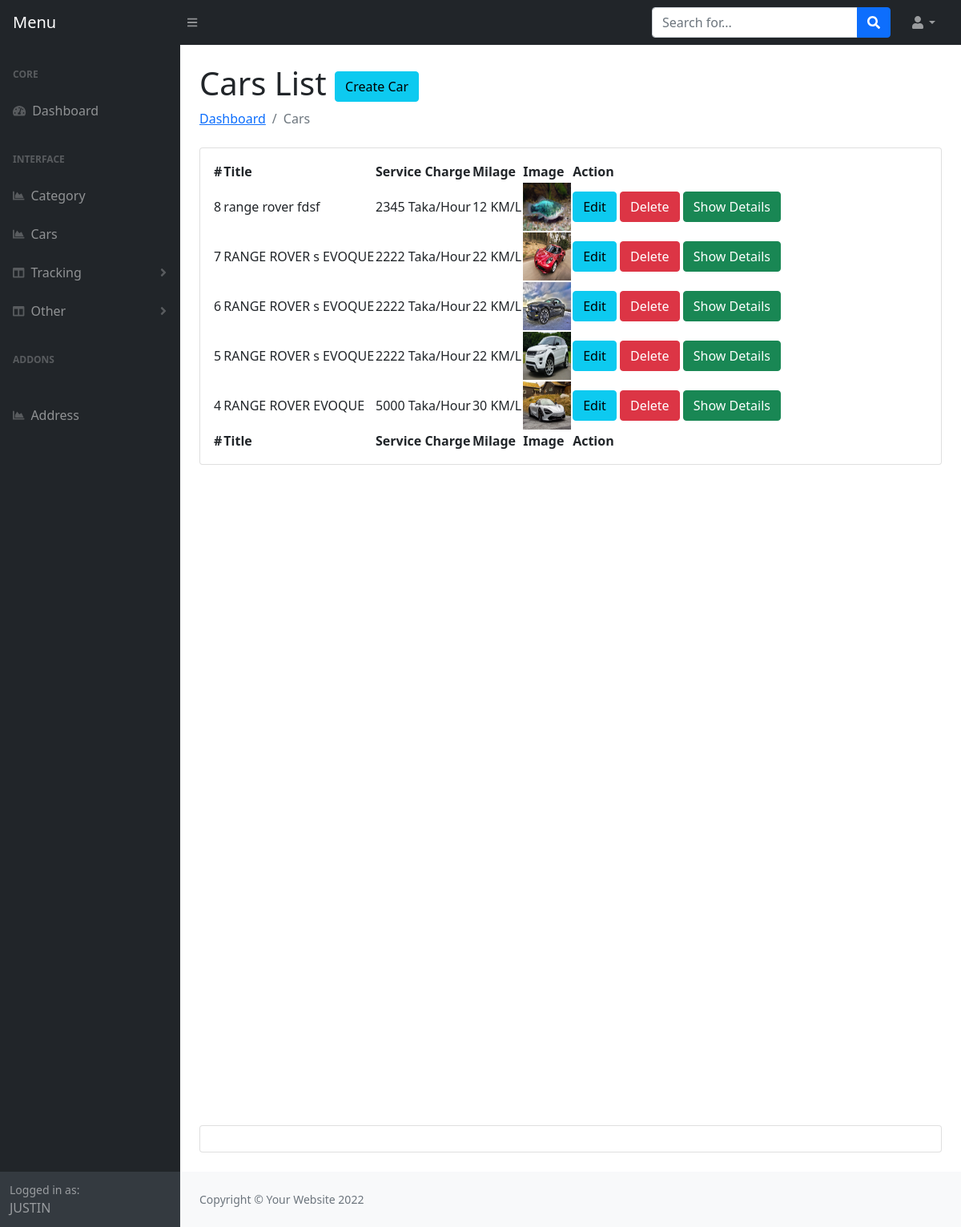
Screenshot of /admin/cars.php (signed in) with the database file from the repository.
### tables this page shows
CREATE TABLE `cars` (
  `id` int(11) NOT NULL,
  `cat_id` int(11) NOT NULL,
  `name` varchar(200) NOT NULL,
  `model` varchar(200) NOT NULL,
  `mileage` varchar(200) NOT NULL,
  `seats` int(11) NOT NULL,
  `fuel` varchar(200) NOT NULL,
  `service_charge` varchar(200) NOT NULL,
  `driver_food_charge` varchar(200) NOT NULL,
  `description` text NOT NULL,
  `image` varchar(155) NOT NULL,
  `transmission` varchar(155) NOT NULL DEFAULT 'Manual',
  `airconditions` tinytext NOT NULL,
  `child_seat` tinytext NOT NULL,
  `gps` tinyint(4) NOT NULL,
  `luggage` tinytext NOT NULL,
  `music` tinytext NOT NULL,
  `seat_belt` tinyint(4) NOT NULL,
  `sleeping_bed` tinyint(4) NOT NULL,
  `water` tinyint(4) NOT NULL,
  `bluetooth` tinyint(4) NOT NULL,
  `onboard_computer` tinyint(4) NOT NULL,
  `audio_input` tinyint(4) NOT NULL,
  `long_term_trips` tinyint(4) NOT NULL,
  `car_kit` tinyint(4) NOT NULL,
  `remote_central_locking` tinyint(4) NOT NULL,
  `climate_control` tinyint(4) NOT NULL,
  `flag` tinyint(4) NOT NULL,
  `created_at` timestamp NOT NULL DEFAULT current_timestamp()
);

### admin/cars.php (the view, shortened to what this page needs)
<?php include 'header.php'; ?>
                <main>
                    <div class="container-fluid px-4">
                        <h1 class="mt-4">Cars List <a class="btn btn-info" href="createcar.php">Create Car</a></h1>
                        <ol class="breadcrumb mb-4">
                            <li class="breadcrumb-item"><a href="index.php">Dashboard</a></li>
                            <li class="breadcrumb-item active">Cars</li>
                        </ol>
                        <div class="card mb-4">
                            <div class="card-body">
                                    <table id="datatablesSimple">
                                    <thead>
                                        <tr>
                                            <th>#</th>
                                            <th>Title</th>
                                            <th>Service Charge</th>
                                            <th>Milage</th>
                                            <th>Image</th>
                                            <th>Action</th>
                                        </tr>
                                    </thead>
                                    <tfoot>
                                        <tr>
                                            <th>#</th>
                                            <th>Title</th>
                                            <th>Service Charge</th>
                                            <th>Milage</th>
                                            <th>Image</th>
                                            <th>Action</th>
                                        </tr>
                                    </tfoot>
                                    <tbody>
                                        <?php
                                                 $query = "SELECT * FROM cars where flag=0 Order By id desc";
                                                 $result = $con->query($query);
                                                 if ($result->num_rows > 0) {
                                                     foreach ($result as $key => $value) {
                                        ?>
                                        <tr>
                                            <td><?php echo $value['id']; ?></td>
                                            <td><?php echo $value['name']." ".$value['model'] ?></td>
                                            <td><?php echo $value['service_charge']; ?> Taka/Hour</td>
                                            <td><?php echo $value['mileage']; ?> KM/L</td>
                                            <td><img style="height:60px;width: 60px;" src="../<?php echo $value['image']; ?>"></td>
                                            <td>
                                                <a href="editcar.php?editid=<?php echo $value['id']; ?>" class="btn btn-info">Edit</a>
                                                <a href="?delid=<?php echo $value['id']; ?>" class="btn btn-danger">Delete</a>
                                                <a target="_blank" href="../car-single.php?carid=<?php echo $value['id']; ?>" class="btn btn-success">Show Details</a>
                                            </td>
                                        </tr>
                                    <?php }} ?>
                                    </tbody>
                                </table>
                            </div>
                        </div>
                        <div style="height: 100vh"></div>
                        <div class="card mb-4"><div class="card-body"></div></div>
                    </div>
                </main>
 <?php include 'footer.php'; ?>

### rows the page displays
cars: id "8", name "range rover", model "fdsf", service_charge "2345", mileage "12", image (picture)
cars: id "7", name "RANGE ROVER s", model "EVOQUE", service_charge "2222", mileage "22", image (picture)
cars: id "6", name "RANGE ROVER s", model "EVOQUE", service_charge "2222", mileage "22", image (picture)
cars: id "5", name "RANGE ROVER s", model "EVOQUE", service_charge "2222", mileage "22", image (picture)
cars: id "4", name "RANGE ROVER", model "EVOQUE", service_charge "5000", mileage "30", image (picture)

### other values shown
$_SESSION['name'] "JUSTIN"
